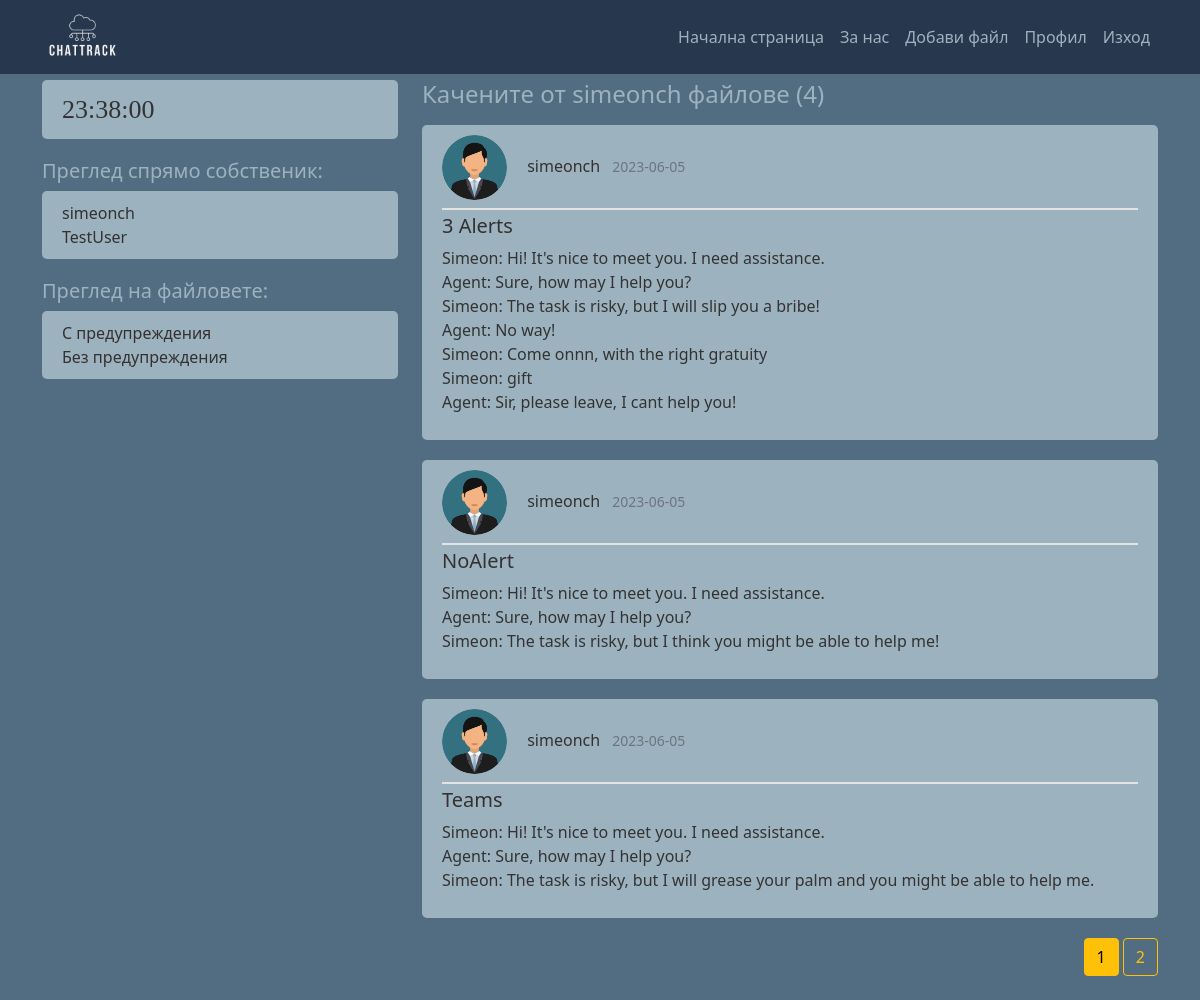
Page /user/simeonch (signed in) on the earlier database version.
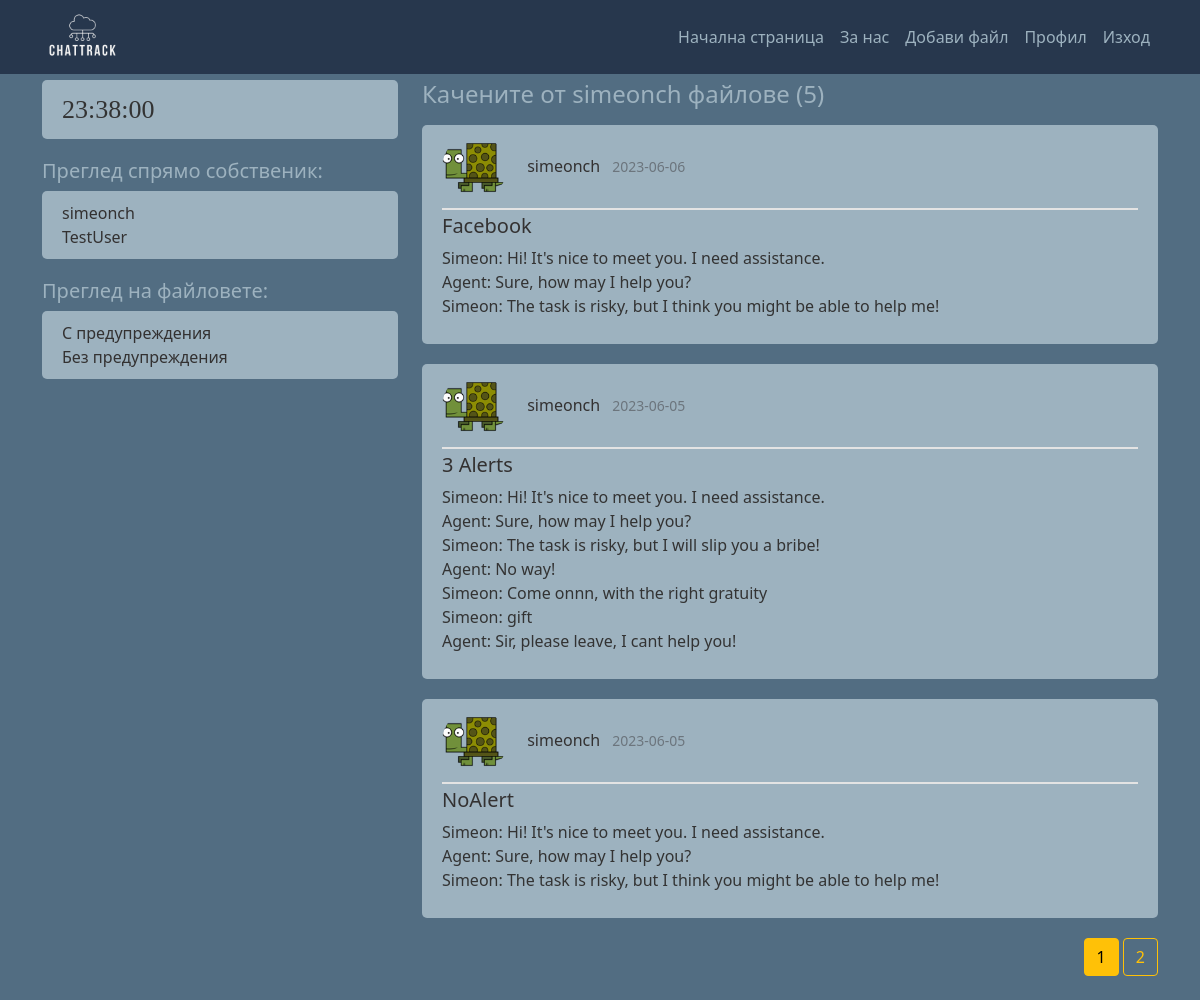
Same page on the later database version.
### chattrack/models.py (models this page shows, shortened)
class User(db.Model, UserMixin):
    id = db.Column(db.Integer, primary_key=True)
    username = db.Column(db.String(20), unique=True, nullable=False)
    email = db.Column(db.String(50), unique=True, nullable=False)
    profile_pic = db.Column(db.String(20), nullable=False, default='default.jpg')
    password = db.Column(db.String(60), nullable=False)
    chats = db.relationship('Chat', backref='owner', lazy=True)

class Chat(db.Model):
    id = db.Column(db.Integer, primary_key=True)
    has_alerts = db.Column(db.Boolean, nullable=False, default=False)
    date_uploaded = db.Column(db.DateTime, nullable=False, default=datetime.utcnow)
    channel = db.Column(db.String(30), nullable=False)
    content = db.Column(db.Text, nullable=False)
    similar_phrases_found = db.Column(db.String, nullable=True)
    user_id = db.Column(db.Integer, db.ForeignKey('user.id'), nullable=False)

### chattrack/routes.py (the view)
@app.route("/user/<string:username>")
def user_chats(username):
    page = request.args.get('page', 1, type=int)
    all_users = User.query.all()
    user = User.query.filter_by(username=username).first_or_404()
    queried_chats = Chat.query.filter_by(owner=user).order_by(Chat.date_uploaded.desc()).paginate(page=page, per_page=3)
    return render_template('user_chats.html', title="Home", chats=queried_chats, user=user, users=all_users)

### chattrack/models.py (called while the page is built)
@login_manager.user_loader # get an id to keep session of the user
def load_user(user_id):
    return User.query.get(int(user_id))

### chattrack/templates/user_chats.html
{% extends "init_template.html" %}
{% block content %}
<h4 class="mb-3">Качените от {{ user.username }} файлове ({{ chats.total }})</h4>
  {% if current_user.is_authenticated %}
      {% for chat in chats.items %}
        <article class="media content-section">
          <div class="media-body">
            <div class="article-metadata pb-2">
                <img class="rounded-circle article-img" src="{{ url_for('static', filename='profile_pictures/' + chat.owner.profile_pic) }}">
                <a class="username me-2" href="{{ url_for('user_chats', username=chat.owner.username) }}">{{ chat.owner.username }}</a>
                <small class="text-muted">{{ chat.date_uploaded.strftime('%Y-%m-%d') }}</small>
              </div>
              <h5><a class="article-title" href="{{ url_for('chat', chat_id=chat.id)}}">{{ chat.channel }}</a></h5>
              <p class="article-content">{{ chat.content }}</p>
            </div>
          </article>
      {% endfor %}
      <div class="float-end">
        {% for page_num in chats.iter_pages(left_edge=1, right_edge=1, left_current=1, right_current=2) %}
          {% if page_num %}
            {% if chats.page == page_num %}
              <a class="btn btn-warning mb-4" href="{{ url_for('user_chats', username=user.username, page=page_num) }}">{{ page_num }}</a>
            {% else %}
              <a class="btn btn-outline-warning mb-4" href="{{ url_for('user_chats', username=user.username, page=page_num) }}">{{ page_num }}</a>
            {% endif %}
          {% else %}
            ...
          {% endif %}
        {% endfor %}
      </div>
  {% else %}
    <div class="alert alert-primary" role="alert">
      <div class="panel-heading">Моля влезте в акаунта си преди да продължите.</div>
    </div>
  {% endif %}
{% endblock content %}

### chattrack/templates/init_template.html (shortened to what this page needs)
<!DOCTYPE html>
<html>
    <head>
        <link href="https://cdn.jsdelivr.net/npm/bootstrap@5.0.2/dist/css/bootstrap.min.css" rel="stylesheet">
        <link rel="stylesheet" type="text/css" href="{{ url_for('static', filename='main.css') }}">
    </head>
    <body>
        <header class="site-header">
            <nav class="navbar navbar-expand-lg navbar-dark fixed-top">
              <div class="container">
                <a class="navbar-brand mr-4" href="/"><img style="max-width: 80px;max-height: 180px;"src="{{ url_for('static', filename='logos/logo.png') }}"></a>
                <div class="collapse navbar-collapse" id="navbarToggle">
                  <div class="navbar-nav ms-auto">
                    <a class="nav-item nav-link" href="{{ url_for('home') }}">Начална страница</a>
                    <a class="nav-item nav-link" href="{{ url_for('about') }}">За нас</a>
                    {% if current_user.is_authenticated %}
                    <a class="nav-item nav-link" href="{{ url_for('upload_chat') }}">Добави файл</a>
                    <a class="nav-item nav-link" href="{{ url_for('account') }}">Профил</a>
                    <a class="nav-item nav-link" href="{{ url_for('logout') }}">Изход</a>
                    {% else %}
                      <a class="nav-item nav-link" href="{{ url_for('login') }}">Вход</a>
                      <a class="nav-item nav-link" href="{{ url_for('register') }}">Регистрирай се</a>
                    {% endif %}
                  </div>
                </div>
              </div>
            </nav>
          </header>
          <main role="main" class="container">
            <div class="row">
              <div class="col-md-4">
                <div class="content-section">
                  <div id="clock">
                  </div>
              </div>
                {% if users and current_user.is_authenticated%}
                <h5>Преглед спрямо собственик:</h5>
                <div class="content-section">
                  {% for user in users %}
                    <a class="username me-2" href="{{ url_for('user_chats', username=user.username) }}">{{ user.username }}</a><br>
                  {% endfor %}
                </div>
              <h5>Преглед на файловете:</h5>
              <div class="content-section">
                  <a class="username me-2" href="{{ url_for('alerted_chats', alerted='true') }}">С предупреждения</a><br>
                  <a class="username me-2" href="{{ url_for('alerted_chats', alerted='false') }}">Без предупреждения</a><br>
              </div>
              {% endif %}
            </div>
                <div class="col-md-8">
                  {% block content %}{% endblock %}
                </div>
          </main>
    </body>
</html>

### chattrack/static/main.css (style rules this page uses)
body { background: #526D82; color: #333333; margin-top: 5rem; }
h4, h5 { color: #9DB2BF; }
#clock { font-family: "Times New Roman", Times, serif; font-size: 26px; text-align: left; }
.site-header .navbar-nav .nav-link { color: #9DB2BF; }
.navbar { background: #27374D; }
.content-section { background: #9DB2BF; padding: 10px 20px; border-radius: 5px; margin-bottom: 20px; }
.article-title { color: #333131; text-decoration: none }
.username { color: #333131; text-decoration: none }
.article-content { white-space: pre-line; }
.article-img { height: 65px; width: 65px; margin-right: 16px; }
.article-metadata { margin-bottom: 4px; border-bottom: 2px solid #e3e3e3 }

Differences in the rows shown:
no longer on this page (row unchanged): Chat: profile_pic (placeholder picture), owner.username "simeonch", date_uploaded "2023-06-05", channel "Teams", content "Simeon: Hi! It's nice to meet you. I need assistance. Agent: Sure, how may I help you? Simeon: The task is risky, but I will grease your palm and you might be able to help me."
added Chat: profile_pic (picture), owner.username "simeonch", date_uploaded "2023-06-06", channel "Facebook", content "Simeon: Hi! It's nice to meet you. I need assistance. Agent: Sure, how may I help you? Simeon: The task is risky, but I think you might be able to help me!"
changed through a linked row, Chat "3 Alerts": profile_pic: picture added in place of a placeholder
changed through a linked row, Chat "NoAlert": profile_pic: picture added in place of a placeholder
Other differences:
{{ chats.total }}: "4" → "5"
